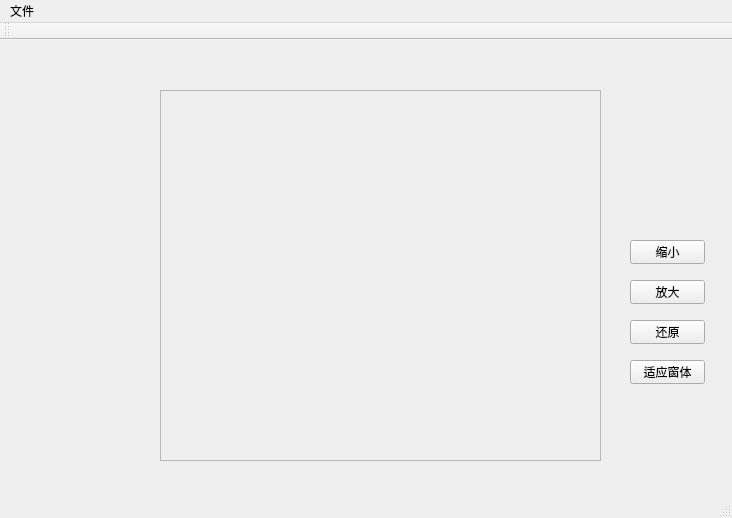
<?xml version="1.0" encoding="UTF-8"?>
<ui version="4.0">
 <class>ImageViewerClass</class>
 <widget class="QMainWindow" name="ImageViewerClass">
  <property name="geometry">
   <rect>
    <x>0</x>
    <y>0</y>
    <width>732</width>
    <height>518</height>
   </rect>
  </property>
  <property name="windowTitle">
   <string>ImageViewer</string>
  </property>
  <widget class="QWidget" name="centralWidget">
   <widget class="QScrollArea" name="scrollArea">
    <property name="geometry">
     <rect>
      <x>160</x>
      <y>50</y>
      <width>441</width>
      <height>371</height>
     </rect>
    </property>
    <property name="mouseTracking">
     <bool>false</bool>
    </property>
    <property name="layoutDirection">
     <enum>Qt::LeftToRight</enum>
    </property>
    <property name="frameShape">
     <enum>QFrame::StyledPanel</enum>
    </property>
    <property name="frameShadow">
     <enum>QFrame::Plain</enum>
    </property>
    <property name="lineWidth">
     <number>1</number>
    </property>
    <property name="sizeAdjustPolicy">
     <enum>QAbstractScrollArea::AdjustToContents</enum>
    </property>
    <property name="widgetResizable">
     <bool>false</bool>
    </property>
    <property name="alignment">
     <set>Qt::AlignCenter</set>
    </property>
    <widget class="QWidget" name="scrollAreaWidgetContents">
     <property name="geometry">
      <rect>
       <x>0</x>
       <y>0</y>
       <width>439</width>
       <height>369</height>
      </rect>
     </property>
    </widget>
   </widget>
   <widget class="QPushButton" name="pushButton">
    <property name="geometry">
     <rect>
      <x>630</x>
      <y>200</y>
      <width>75</width>
      <height>24</height>
     </rect>
    </property>
    <property name="text">
     <string>缩小</string>
    </property>
   </widget>
   <widget class="QPushButton" name="pushButton_2">
    <property name="geometry">
     <rect>
      <x>630</x>
      <y>240</y>
      <width>75</width>
      <height>24</height>
     </rect>
    </property>
    <property name="text">
     <string>放大</string>
    </property>
   </widget>
   <widget class="QLabel" name="label">
    <property name="geometry">
     <rect>
      <x>610</x>
      <y>130</y>
      <width>20</width>
      <height>20</height>
     </rect>
    </property>
    <property name="frameShape">
     <enum>QFrame::NoFrame</enum>
    </property>
    <property name="lineWidth">
     <number>1</number>
    </property>
    <property name="text">
     <string/>
    </property>
    <property name="scaledContents">
     <bool>false</bool>
    </property>
   </widget>
   <widget class="QPushButton" name="pushButton_3">
    <property name="geometry">
     <rect>
      <x>630</x>
      <y>280</y>
      <width>75</width>
      <height>24</height>
     </rect>
    </property>
    <property name="text">
     <string>还原</string>
    </property>
   </widget>
   <widget class="QPushButton" name="pushButton_4">
    <property name="geometry">
     <rect>
      <x>630</x>
      <y>320</y>
      <width>75</width>
      <height>24</height>
     </rect>
    </property>
    <property name="text">
     <string>适应窗体</string>
    </property>
   </widget>
  </widget>
  <widget class="QMenuBar" name="menuBar">
   <property name="geometry">
    <rect>
     <x>0</x>
     <y>0</y>
     <width>732</width>
     <height>22</height>
    </rect>
   </property>
   <widget class="QMenu" name="menu">
    <property name="title">
     <string>文件</string>
    </property>
    <addaction name="actionOpen"/>
    <addaction name="actionSaveAs"/>
    <addaction name="separator"/>
    <addaction name="actionExit"/>
   </widget>
   <addaction name="menu"/>
  </widget>
  <widget class="QToolBar" name="mainToolBar">
   <attribute name="toolBarArea">
    <enum>TopToolBarArea</enum>
   </attribute>
   <attribute name="toolBarBreak">
    <bool>false</bool>
   </attribute>
  </widget>
  <widget class="QStatusBar" name="statusBar"/>
  <action name="actionOpen">
   <property name="text">
    <string>打开</string>
   </property>
  </action>
  <action name="actionSaveAs">
   <property name="text">
    <string>另存为</string>
   </property>
  </action>
  <action name="actionExit">
   <property name="text">
    <string>退出</string>
   </property>
  </action>
 </widget>
 <layoutdefault spacing="6" margin="11"/>
 <resources>
  <include location="ImageViewer.qrc"/>
 </resources>
 <connections/>
</ui>
